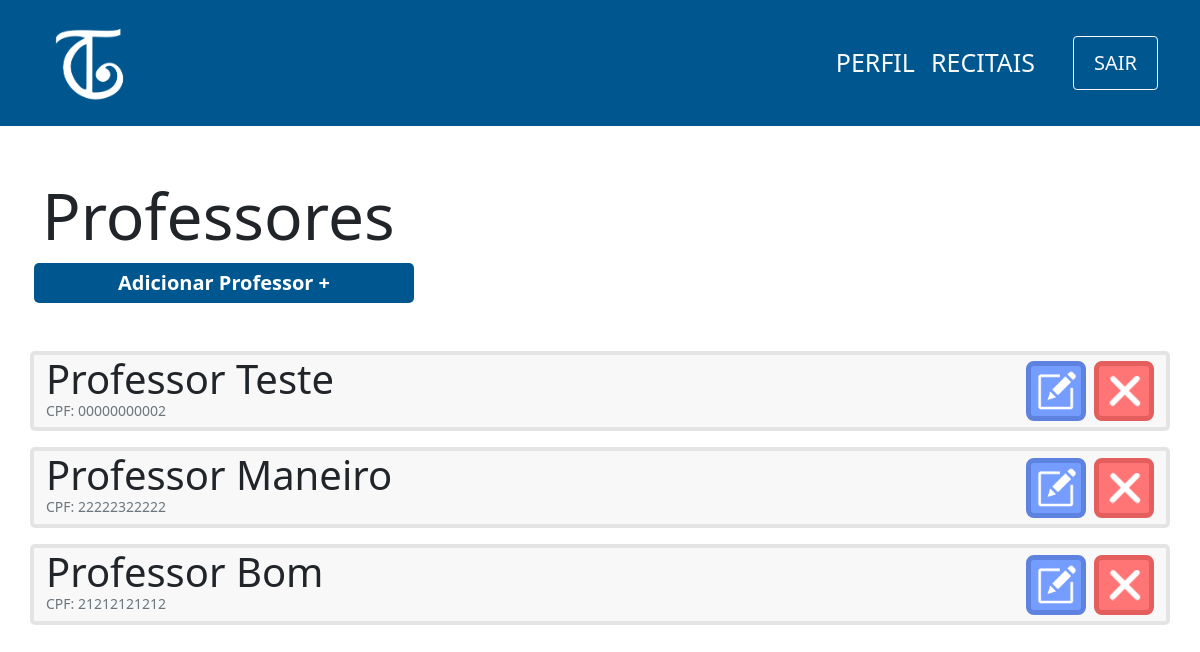
The app's page /view/professor/index.php with its own data.
### tables this page shows
CREATE TABLE professor(
                id INTEGER PRIMARY KEY ,
                cpf varchar(11) not null,
                nome varchar(100) not null,
                senha varchar(100) not null,
                email varchar(100) not null,
                contrato varchar(150)
            );

### controller/professor/index.php (called while the page is built)
<?php
    require '../../db/connection.php';
    try {
        $sql=$db->prepare('SELECT nome,cpf,id FROM professor');
        $sql->execute();
        $professores=$sql->fetchAll(PDO::FETCH_ASSOC);
    } catch (PDOException $e) {
        echo 'Erro ao executar comando no banco de dados: ' . $e->getMessage();
        exit();
    }
?>

### view/professor/index.php (the view, shortened to what this page needs)
<?php
    include '../../layouts/navbar.php';
    include '../../controller/professor/index.php';
?>
<div class="container">
    <div class="row mt-5">
        <h1 class="mt-1 display-3">Professores</h1>
        <span class="btn-principal col-md-4 col-sm-12 mx-1 text-center mb-5">
            <a href="cadastro.php">Adicionar Professor +</a>
        </span>
        <?php
        foreach($professores as $professor){
            echo'
        <div class="col-12 card d-flex flex-row mb-3 justify-content-between">
            <div class="d-flex flex-column" id="'.$professor['id'].'">
                <p class="m-0 display-6">'.$professor['nome'].'</p>
                <p class="m-0 text-muted display-3 mb-2" style="font-size:14px">CPF: '.$professor['cpf'].'</p>
            </div>
            <div class="d-flex align-items-center">
                <button onclick="location.href=\'edit.php?id='.$professor['id'].'\';" class="btn-editar mx-2" >
                    <img src="../../images/edit-icon.png" width=40px>
                </button>
                <button class="btn-remover">
                    <img src="../../images/delete-icon.png" width=40px>
                </button>
            </div>
        </div>
        ';}
        ?>
    </div>
</div>

### css/style.css (style rules this page uses)
a { text-decoration: none; color:white; }
.btn-principal { background-color: #005790; color:white; padding: 5px 25px; font-weight: 600; font-size:20px; border:none; border-radius:5px; cursor: pointer; text-decoration: none; }
.card { background-color:#F8F8F8; border: 4px solid #E4E4E4; border-radius: 5px; }
.btn-editar { background-color:#759CFF; border: 5px solid #5E82DF; color:white; border-radius:8px; width:60px; height:60px; cursor: pointer; }
.btn-remover { background-color:#FF7575; border: 5px solid #E55E5E; color:white; border-radius:8px; width:60px; height:60px; cursor: pointer; }

### records on screen
professor: nome "Professor Teste", cpf "00000000002"
professor: nome "Professor Maneiro", cpf "22222322222"
professor: nome "Professor Bom", cpf "21212121212"
